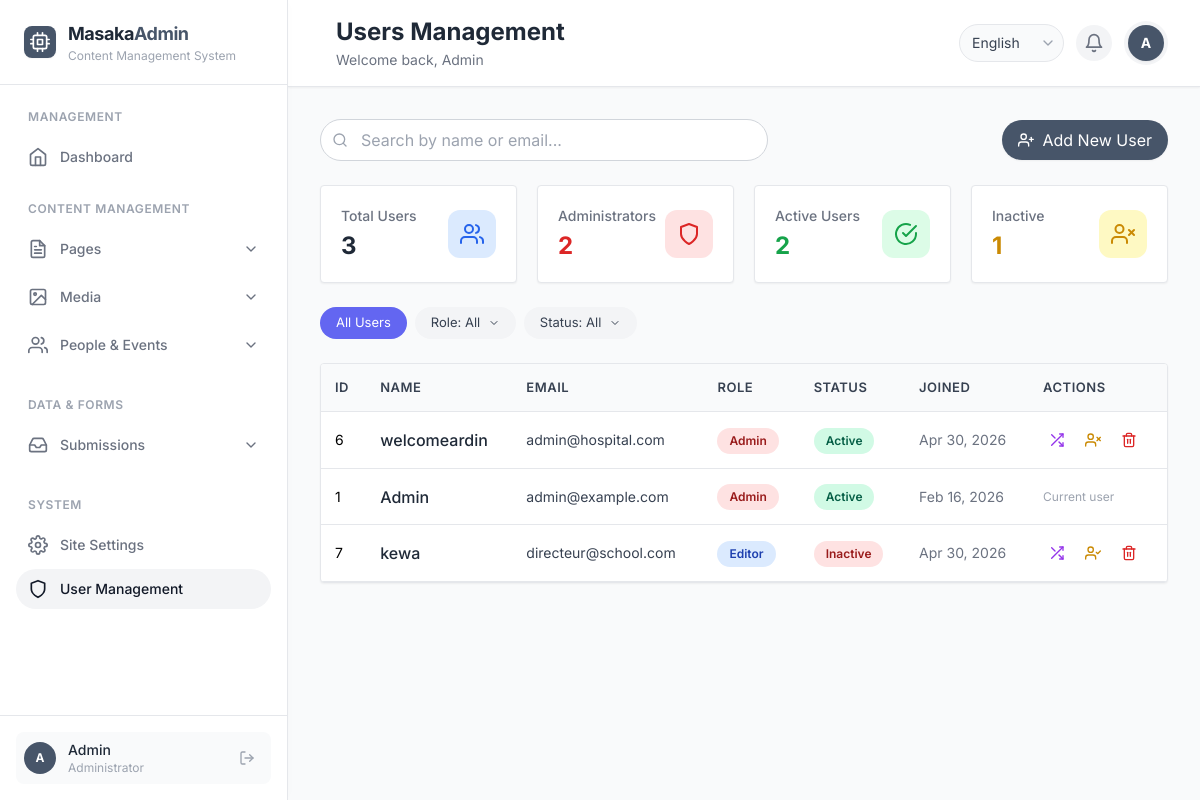
The page /admin/users.php (signed in) on the database its author committed.
### tables this page shows
CREATE TABLE `users` (
  `id` int(11) NOT NULL,
  `full_name` varchar(255) NOT NULL,
  `email` varchar(255) NOT NULL,
  `password` varchar(255) NOT NULL,
  `status` enum('active','inactive','suspended') DEFAULT 'active',
  `role` enum('admin','editor','user') DEFAULT 'user',
  `created_at` timestamp NOT NULL DEFAULT current_timestamp(),
  `updated_at` timestamp NOT NULL DEFAULT current_timestamp() ON UPDATE current_timestamp()
);

### admin/users.php (the view, shortened to what this page needs)
<?php
require_once __DIR__ . '/../API/config.php';
$role_filter = isset($_GET['role']) ? $_GET['role'] : '';
$status_filter = isset($_GET['status']) ? $_GET['status'] : '';
$search = isset($_GET['search']) ? $_GET['search'] : '';
$where_clauses = [];
$where_sql = !empty($where_clauses) ? "WHERE " . implode(" AND ", $where_clauses) : "";
$users = $conn->query("
    SELECT id, full_name, email, role, status, created_at
    FROM users
    $where_sql
    ORDER BY
        CASE WHEN role = 'admin' THEN 0 ELSE 1 END,
        created_at DESC
");
$stats = [];
$total_query = $conn->query("SELECT COUNT(*) as count FROM users");
$stats['total'] = $total_query && $total_query->num_rows > 0 ? $total_query->fetch_assoc()['count'] : 0;
$admin_query = $conn->query("SELECT COUNT(*) as count FROM users WHERE role = 'admin'");
$stats['admins'] = $admin_query && $admin_query->num_rows > 0 ? $admin_query->fetch_assoc()['count'] : 0;
$active_query = $conn->query("SELECT COUNT(*) as count FROM users WHERE status = 'active'");
$stats['active'] = $active_query && $active_query->num_rows > 0 ? $active_query->fetch_assoc()['count'] : 0;
$inactive_query = $conn->query("SELECT COUNT(*) as count FROM users WHERE status = 'inactive'");
$stats['inactive'] = $inactive_query && $inactive_query->num_rows > 0 ? $inactive_query->fetch_assoc()['count'] : 0;
?>
<div class="space-y-6">
    <div class="flex flex-col sm:flex-row justify-between items-start sm:items-center gap-4">
        <div class="relative flex-1 max-w-md">
            <i data-feather="search" class="absolute left-3 top-1/2 transform -translate-y-1/2 w-4 h-4 text-gray-400"></i>
            <form method="GET" action="" id="searchForm">
                <input type="text" name="search" id="searchInput" placeholder="Search by name or email..."
                    value="<?php echo htmlspecialchars($search); ?>"
                    class="w-full pl-10 pr-4 py-2 border border-gray-300 rounded-full focus:ring-2">
            </form>
        </div>
        <button onclick="openCreateModal()" class="bg-primary-600 hover:bg-primary-700 text-white px-4 py-2 rounded-full flex items-center gap-2 transition-all shadow-sm">
            <i data-feather="user-plus" class="w-4 h-4"></i>
            Add New User
        </button>
    </div>
    <div class="grid grid-cols-1 sm:grid-cols-2 lg:grid-cols-4 gap-5">
        <div class="bg-white rounded border border-gray-200 shadow-sm p-5 stat-card">
            <div class="flex items-center justify-between">
                <div>
                    <p class="text-sm font-medium text-gray-500">Total Users</p>
                    <p class="text-2xl font-bold text-gray-800 mt-1"><?php echo number_format($stats['total']); ?></p>
                </div>
                <div class="w-12 h-12 bg-blue-100 rounded-xl flex items-center justify-center">
                    <i data-feather="users" class="w-6 h-6 text-blue-600"></i>
                </div>
            </div>
        </div>
        <div class="bg-white rounded border border-gray-200 shadow-sm p-5 stat-card">
            <div class="flex items-center justify-between">
                <div>
                    <p class="text-sm font-medium text-gray-500">Administrators</p>
                    <p class="text-2xl font-bold text-red-600 mt-1"><?php echo number_format($stats['admins']); ?></p>
                </div>
                <div class="w-12 h-12 bg-red-100 rounded-xl flex items-center justify-center">
                    <i data-feather="shield" class="w-6 h-6 text-red-600"></i>
                </div>
            </div>
        </div>
        <div class="bg-white rounded border border-gray-200 shadow-sm p-5 stat-card">
            <div class="flex items-center justify-between">
                <div>
                    <p class="text-sm font-medium text-gray-500">Active Users</p>
                    <p class="text-2xl font-bold text-green-600 mt-1"><?php echo number_format($stats['active']); ?></p>
                </div>
                <div class="w-12 h-12 bg-green-100 rounded-xl flex items-center justify-center">
                    <i data-feather="check-circle" class="w-6 h-6 text-green-600"></i>
                </div>
            </div>
        </div>
        <div class="bg-white rounded border border-gray-200 shadow-sm p-5 stat-card">
            <div class="flex items-center justify-between">
                <div>
                    <p class="text-sm font-medium text-gray-500">Inactive</p>
                    <p class="text-2xl font-bold text-yellow-600 mt-1"><?php echo number_format($stats['inactive']); ?></p>
                </div>
                <div class="w-12 h-12 bg-yellow-100 rounded-xl flex items-center justify-center">
                    <i data-feather="user-x" class="w-6 h-6 text-yellow-600"></i>
                </div>
            </div>
        </div>
    </div>
    <div class="flex flex-wrap gap-2">
        <a href="?<?php echo $search ? 'search=' . urlencode($search) : ''; ?>"
            class="filter-btn <?php echo !$role_filter && !$status_filter ? 'filter-btn-active' : 'filter-btn-inactive'; ?>">
            All Users
        </a>
        <div class="relative group">
            <button class="filter-btn <?php echo $role_filter ? 'filter-btn-active' : 'filter-btn-inactive'; ?>">
                Role: <?php echo $role_filter ? ucfirst($role_filter) : 'All'; ?>
                <i data-feather="chevron-down" class="w-3 h-3 inline ml-1"></i>
            </button>
        </div>
        <div class="relative group">
            <button class="filter-btn <?php echo $status_filter ? 'filter-btn-active' : 'filter-btn-inactive'; ?>">
                Status: <?php echo $status_filter ? ucfirst($status_filter) : 'All'; ?>
                <i data-feather="chevron-down" class="w-3 h-3 inline ml-1"></i>
            </button>
        </div>
    </div>
    <div class="bg-white rounded border border-gray-200 shadow-sm overflow-hidden">
        <div class="table-container">
            <table class="data-table">
                <thead>
                    <tr>
                        <th>ID</th>
                        <th>Name</th>
                        <th>Email</th>
                        <th>Role</th>
                        <th>Status</th>
                        <th>Joined</th>
                        <th>Actions</th>
                    </tr>
                </thead>
                <tbody>
                    <?php if ($users && $users->num_rows > 0): ?>
                        <?php while ($user = $users->fetch_assoc()): ?>
                            <tr>
                                <td class="text-sm"><?php echo $user['id']; ?></td>
                                <td>
                                    <div class="font-medium text-gray-800"><?php echo htmlspecialchars($user['full_name']); ?></div>
                                </td>
                                <td>
                                    <div class="text-sm text-gray-700"><?php echo htmlspecialchars($user['email']); ?></div>
                                </td>
                                <td>
                                    <span class="role-badge role-<?php echo $user['role']; ?>">
                                        <?php echo ucfirst($user['role']); ?>
                                    </span>
                                </td>
                                <td>
                                    <span class="status-badge status-<?php echo $user['status']; ?>">
                                        <?php echo ucfirst($user['status']); ?>
                                    </span>
                                </td>
                                <td class="text-sm text-gray-500">
                                    <?php echo date('M d, Y', strtotime($user['created_at'])); ?>
                                </td>
                                <td>
                                    <div class="flex items-center gap-2">
                                        <?php if ($user['id'] != $_SESSION['user_id']): ?>
                                            <div class="relative group">
                                                <button class="btn-action text-purple-600 hover:bg-purple-50 p-2" title="Change Role">
                                                    <i data-feather="shuffle" class="w-4 h-4"></i>
                                                </button>
                                            </div>
                                            <button type="button" onclick="confirmToggleStatus(<?php echo $user['id']; ?>, '<?php echo htmlspecialchars($user['full_name']); ?>', '<?php echo $user['status']; ?>')" class="btn-action text-yellow-600 hover:bg-yellow-50 p-2" title="<?php echo $user['status'] == 'active' ? 'Deactivate' : 'Activate'; ?>">
                                                <i data-feather="<?php echo $user['status'] == 'active' ? 'user-x' : 'user-check'; ?>" class="w-4 h-4"></i>
                                            </button>
                                            <button onclick="confirmDelete(<?php echo $user['id']; ?>, '<?php echo htmlspecialchars($user['full_name']); ?>')" class="btn-action text-red-600 hover:bg-red-50 p-2" title="Delete">
                                                <i data-feather="trash-2" class="w-4 h-4"></i>
                                            </button>
                                        <?php else: ?>
                                            <span class="text-xs text-gray-400">Current user</span>
                                        <?php endif; ?>
                                    </div>
                                </td>
                            </tr>
                        <?php endwhile; ?>
        <?php endif; ?>
        </tbody>
        </div>
        </div>
        </div>
        </div>
        <?php
        require_once __DIR__ . '/layout.php';
        ?>

### admin/users.php (style rules this page uses)
.status-badge { display: inline-block; padding: 4px 12px; border-radius: 9999px; font-size: 12px; font-weight: 600; }
.status-active { background-color: #d1fae5; color: #065f46; }
.status-inactive { background-color: #fee2e2; color: #991b1b; }
.role-badge { display: inline-block; padding: 4px 12px; border-radius: 9999px; font-size: 12px; font-weight: 600; }
.role-admin { background-color: #fee2e2; color: #991b1b; }
.role-editor { background-color: #dbeafe; color: #1e40af; }
.btn-action { padding: 6px; border-radius: 8px; transition: all 0.2s; cursor: pointer; }
.stat-card { transition: all 0.3s; }
.table-container { overflow-x: auto; }
.data-table { width: 100%; border-collapse: collapse; }
.data-table th, .data-table td { padding: 14px; text-align: left; border-bottom: 1px solid #e5e7eb; }
.data-table th { background-color: #f9fafb; font-weight: 600; color: #374151; font-size: 13px; text-transform: uppercase; letter-spacing: 0.5px; }
.filter-btn { padding: 6px 16px; border-radius: 9999px; font-size: 13px; transition: all 0.2s; }
.filter-btn-active { background-color: #6366f1; color: white; }
.filter-btn-inactive { background-color: #f3f4f6; color: #374151; }

### rows shown on the page
users: id "6", full_name "welcomeardin", email "admin@hospital.com", role "Admin", status "Active", created_at "Apr 30, 2026"
users: id "1", full_name "Admin", email "admin@example.com", role "Admin", status "Active", created_at "Feb 16, 2026", shows "Current user"
users: id "7", full_name "kewa", email "directeur@school.com", role "Editor", status "Inactive", created_at "Apr 30, 2026"

### other values the page prints
substr(htmlspecialchars($_SESSION['user_name']), 0, 1) "A"
$_SESSION['user_name'] "Admin"
$pageTitle "Users Management"
$stats['total'] "3"
$stats['admins'] "2"
$stats['active'] "2"
$stats['inactive'] "1"
form field value "English"
